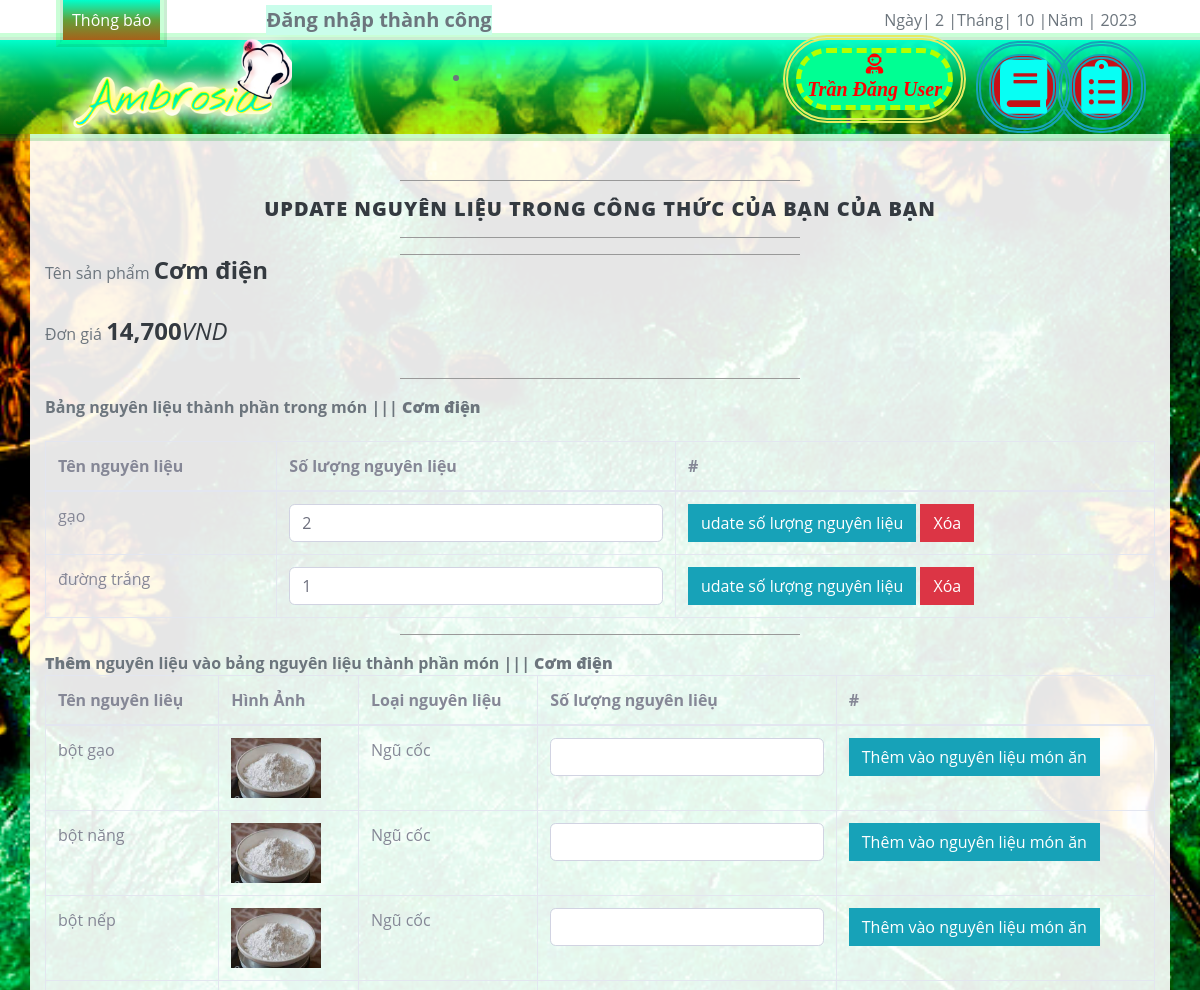
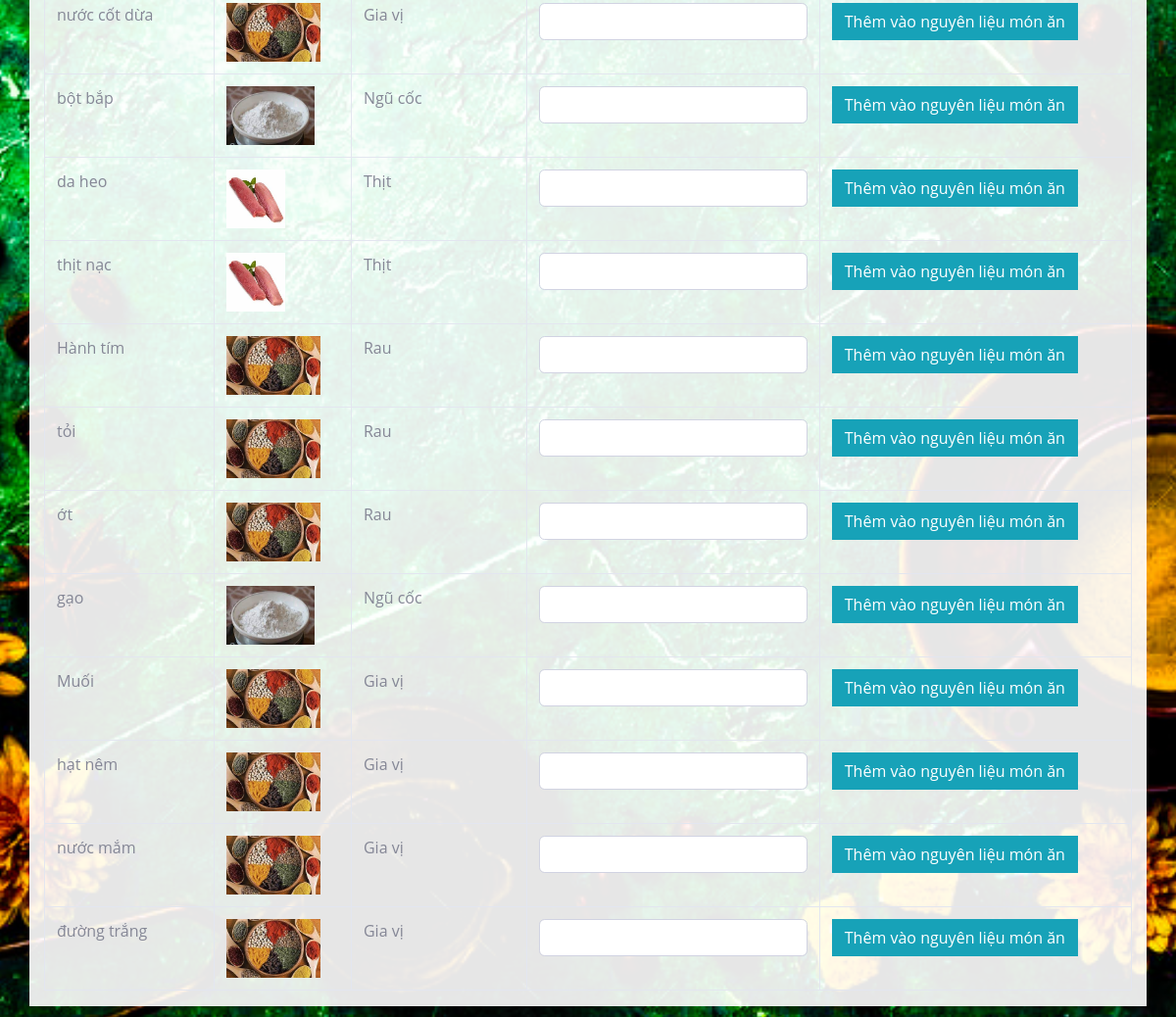
/?mod=nguoidung&act=nguoidung_sp_nl&MaQuyen=2&MaSP_dow=7546 (signed in), run on the app's committed database (2 pictures, top to bottom).
### tables this page shows
CREATE TABLE `nguoidung_sanpham` (
  `MaSP` float NOT NULL,
  `MaND` int(11) NOT NULL,
  `MaQuyen` int(11) NOT NULL,
  `MaDM` int(11) DEFAULT NULL,
  `TenSP` varchar(70) NOT NULL,
  `MoTa` text DEFAULT NULL,
  `CachLam` text DEFAULT NULL,
  `HinhAnh1` varchar(200) DEFAULT NULL,
  `HinhAnh2` varchar(255) DEFAULT NULL,
  `HinhAnh3` varchar(255) DEFAULT NULL,
  `TrangThai` int(11) NOT NULL,
  `ThoiGian` datetime DEFAULT NULL
);

CREATE TABLE `nguoidung_sanpham_nguyenlieu` (
  `Ma_SPNL` int(11) NOT NULL,
  `MaSP` float NOT NULL,
  `MaNL` int(11) NOT NULL,
  `Sl_SPNL` int(11) NOT NULL
);

CREATE TABLE `nguyenlieu` (
  `MaNL` int(11) NOT NULL,
  `Hinhanh_NL` text NOT NULL,
  `TenNL` text NOT NULL,
  `GiaNL` int(11) NOT NULL,
  `MaLoaiNL` int(11) NOT NULL
);

CREATE TABLE `loainguyenlieu` (
  `MaLoaiNL` int(11) NOT NULL,
  `TenLoaiNL` text NOT NULL
);

### Controllers/NguoidungController.php (called while the page is built, shortened)
<?php
require_once("Models/nguoidung.php");
class NguoidungController
{
    var $nguoidung_model;
    public function __construct()
    {
       $this->nguoidung_model = new Nguoidung();
    }
    public function sp_nl()
	{
		$id = isset($_GET['MaSP_dow']) ? $_GET['MaSP_dow'] : 1;
		$data = $this->nguoidung_model->find_SP($id);
		$data_detail_sp_nl = $this->nguoidung_model->find_sp_nl($id);
		$data_nl = $this->nguoidung_model->All_NL();
		require_once('Views/index.php');
	}
}

### Models/result.php (called while the page is built)
<?php
$result = $this->conn->query($query);
$data = array();
while ($row = $result->fetch_assoc()) {
    $data[] = $row;
}
?>

### Models/model.php (called while the page is built, shortened)
<?php
require_once("connection.php");
class model
{
    function __construct()
    {
        $conn_obj = new connection();
        $this->conn = $conn_obj->conn;
    }
    function danhmuc()
    {
        $query =  "SELECT * from DanhMuc ";
        require("result.php");
        return $data;
    }
}

### Models/connection.php (called while the page is built, shortened)
<?php
    class connection{
        function __construct()
        {
            $severname ="localhost";
            $username ="root";
            $password ="tin123";
            $db_name ="dacs2";
            $this->conn = new mysqli($severname,$username,$password,$db_name);
        }
    }
?>

### Models/nguoidung.php (called while the page is built, shortened)
<?php
require_once("model.php");
class Nguoidung extends Model
{
    function All_NL()
    {
        $query = "SELECT nguyenlieu.MaNL, nguyenlieu.TenNL, nguyenlieu.GiaNL, nguyenlieu.Hinhanh_NL, loainguyenlieu.TenLoaiNL FROM nguyenlieu INNER JOIN loainguyenlieu ON nguyenlieu.MaLoaiNL=loainguyenlieu.MaLoaiNL;";
        require("result.php");
        return $data;
    }
    function find_SP($id)
    {
        $query = "SELECT nguoidung_sanpham.*,danhmuc.TenDM, (SELECT(SUM(nguoidung_sanpham_nguyenlieu.Sl_SPNL*nguyenlieu.GiaNL)) FROM nguoidung_sanpham_nguyenlieu INNER JOIN nguyenlieu ON nguoidung_sanpham_nguyenlieu.MaNL=nguyenlieu.MaNL WHERE nguoidung_sanpham.MaSP=nguoidung_sanpham_nguyenlieu.MaSP) AS DonGia FROM nguoidung_sanpham INNER JOIN danhmuc ON nguoidung_sanpham.MaDM=danhmuc.MaDM WHERE MaSP=$id ";
       return $this->conn->query($query)->fetch_assoc();
    }
    function find_sp_nl($id)
    {
        $query = "SELECT nguoidung_sanpham_nguyenlieu.Ma_SPNL,nguoidung_sanpham_nguyenlieu.MaSP, nguoidung_sanpham_nguyenlieu.MaNL, nguoidung_sanpham_nguyenlieu.Sl_SPNL, nguyenlieu.TenNL FROM nguoidung_sanpham_nguyenlieu INNER JOIN nguyenlieu ON nguoidung_sanpham_nguyenlieu.MaNl=nguyenlieu.MaNL WHERE MaSP =$id";
        require("result.php");
        return $data;
    }
}

### Views/add/nguoidung_sp_nl.php (the view, shortened to what this page needs)
<div class="container">
    <div class="row">
        <div class="box">
            <hr>
                <h2 class="intro-text text-center">
                    <strong>Update nguyên liệu trong công thức của bạn của bạn</strong>
                </h2>
            <hr>
            <hr>
            <div class="cart-form-text pay-details table-responsive">
            <table class="table table-bordered" id="dataTable" width="100%" cellspacing="0">
                <form action="?mod=sanpham&act=update" method="POST" role="form" enctype="multipart/form-data">
                    <div class="form-group">
                        <label for="">Tên sản phẩm</label>
                        <label><h4><b><?=$data['TenSP']?></b></h4></label>
                    </div>
                    <div class="form-group">
                        <label for="">Đơn giá</label>
                        <label><h4><b><?= number_format($data['DonGia']) ?></b><i>VND</i></h4></label>
                    </div>
                    <div class="form-group">
                        <hr>
                        <strong>Bảng nguyên liệu thành phần trong món ||| <b>   <?php echo $data['TenSP'] ; ?></b></strong>
                      <table class="table table-bordered" id="dataTable" width="100%" cellspacing="0">
                        <thead>
                          <tr>
                            <th scope="col">Tên nguyên liệu</th>
                            <th scope="col">Số lượng nguyên liệu</th>
                            <th>#</th>
                          </tr>
                        </thead>
                        <tbody>
                          <?php foreach ($data_detail_sp_nl as $row) { ?>
                            <tr>
                              <td><?= $row['TenNL'] ?></td>
                              <td><input type="text" class="form-control" name='Sl_SPNL' onblur="setHref_update(<?= $data['MaSP'] ?>, <?= $row['Ma_SPNL'] ?>)"
                                        id="Sl_SPNL_<?= $row['Ma_SPNL'] ?>" value="<?= $row['Sl_SPNL'] ?>"></td>
                              <td>
                                <a href="" type="button" class="btn btn-info" id="url_SP_<?= $row['Ma_SPNL'] ?>"
                                    onclick="return confirm('Bạn có thật sự muốn update số lượng nguyên liệu ?');" type="button" class="btn btn-info">udate số lượng nguyên liệu</a>
                                <a href="?mod=nguoidung&act=nguoidung_delete_sp_nl&id_sp_nl=<?= $row['Ma_SPNL']?>&id=<?= $row['MaSP']?>" onclick="return confirm('Bạn có thật sự muốn xóa ?');" type="button" class="btn btn-danger">Xóa</a>
                              </td>
                            </tr>
                          <?php } ?>
                      </table>
                      <hr>
                      <strong><b>Thêm</b> nguyên liệu vào bảng nguyên liệu thành phần món  ||| <b>   <?php echo $data['TenSP'] ; ?></b></strong>
                      <table class="table table-bordered" id="dataTable" width="100%" cellspacing="0">
                        <thead>
                          <tr>
                            <th scope="col">Tên nguyên liêụ</th>
                            <th scope="col">Hình Ảnh</th>
                            <th scope="col">Loại nguyên liệu</th>
                            <th scope="col">Số lượng nguyên liêụ</th>
                            <th>#</th>
                          </tr>
                        </thead>
                        <tbody>
                          <?php foreach ($data_nl as $row) { ?>
                            <tr>
                              <td><?= $row['TenNL'] ?></td>
                              <td>
                                <img src="public/img/nguyenlieu/<?= $row['Hinhanh_NL'] ?>" height="60px">
                              </td>
                              <td><?= $row['TenLoaiNL'] ?></td>
                              <td><input type="text" class="form-control" name='Sl_SPNL' onblur="setHref_add(<?= $data['MaSP'] ?>, <?= $row['MaNL'] ?>)"
                                        id="Sl_SPNL_<?= $row['MaNL'] ?>"></td>
                              <td>
                                <a href="" type="button" class="btn btn-info" id="url_SP_<?= $row['MaNL'] ?>"
                                    onclick="return confirm('Bạn có thật sự muốn thêm vào nguyên liệu làm món ăn này ?');" type="button" class="btn btn-info">
                                    Thêm vào nguyên liệu món ăn
                                </a>
                              </td>
                            </tr>
                          <?php } ?>
                      </table>
                    </div>
                </form>
              </table>
              </div>
          </div>
    </div>
</body>
</html>

### public/doc_content/css/business-casual.css (style rules this page uses)
body { font-family: "Open Sans", "Helvetica Neue", Helvetica, Arial, sans-serif; background: url('../img/bg.jpg') no-repeat center center fixed; -webkit-background-size: cover; -moz-background-size: cover; background-size: cover; -o-background-size: cover; }
hr { max-width: 400px; border-color: #999999; }
.box { margin-bottom: 20px; padding: 30px 15px; background: #fff; background: rgba(255, 255, 255, 0.9); width: 100%; }
.intro-text { text-transform: uppercase; font-size: 1.25em; font-weight: 400; letter-spacing: 1px; }
@media screen and (min-width:1200px) { .box:after { content: ''; display: table; clear: both; } }

### data on the page
nguoidung_sanpham: TenSP "Cơm điện"
nguoidung_sanpham_nguyenlieu: MaNL.TenNL "gạo", Sl_SPNL "2"
nguoidung_sanpham_nguyenlieu: MaNL.TenNL "đường trắng", Sl_SPNL "1"
nguyenlieu: TenNL "bột gạo", Hinhanh_NL (picture), MaLoaiNL.TenLoaiNL "Ngũ cốc"
nguyenlieu: TenNL "bột năng", Hinhanh_NL (picture), MaLoaiNL.TenLoaiNL "Ngũ cốc"
nguyenlieu: TenNL "bột nếp", Hinhanh_NL (picture), MaLoaiNL.TenLoaiNL "Ngũ cốc"
nguyenlieu: TenNL "nước cốt dừa", Hinhanh_NL (picture), MaLoaiNL.TenLoaiNL "Gia vị"
nguyenlieu: TenNL "bột bắp", Hinhanh_NL (picture), MaLoaiNL.TenLoaiNL "Ngũ cốc"
nguyenlieu: TenNL "da heo", Hinhanh_NL (picture), MaLoaiNL.TenLoaiNL "Thịt"
nguyenlieu: TenNL "thịt nạc", Hinhanh_NL (picture), MaLoaiNL.TenLoaiNL "Thịt"
nguyenlieu: TenNL "Hành tím", Hinhanh_NL (picture), MaLoaiNL.TenLoaiNL "Rau"
nguyenlieu: TenNL "tỏi", Hinhanh_NL (picture), MaLoaiNL.TenLoaiNL "Rau"
nguyenlieu: TenNL "ớt", Hinhanh_NL (picture), MaLoaiNL.TenLoaiNL "Rau"
nguyenlieu: TenNL "gạo", Hinhanh_NL (picture), MaLoaiNL.TenLoaiNL "Ngũ cốc"
nguyenlieu: TenNL "Muối", Hinhanh_NL (picture), MaLoaiNL.TenLoaiNL "Gia vị"
nguyenlieu: TenNL "hạt nêm", Hinhanh_NL (picture), MaLoaiNL.TenLoaiNL "Gia vị"
nguyenlieu: TenNL "nước mắm", Hinhanh_NL (picture), MaLoaiNL.TenLoaiNL "Gia vị"
nguyenlieu: TenNL "đường trắng", Hinhanh_NL (picture), MaLoaiNL.TenLoaiNL "Gia vị"

### other printed values
$_COOKIE['msg'] "Đăng nhập thành công"
$_SESSION['login']['Ho'] "Trần Đăng"
$_SESSION['login']['Ten'] "User"
$data['DonGia'] "14,700"
